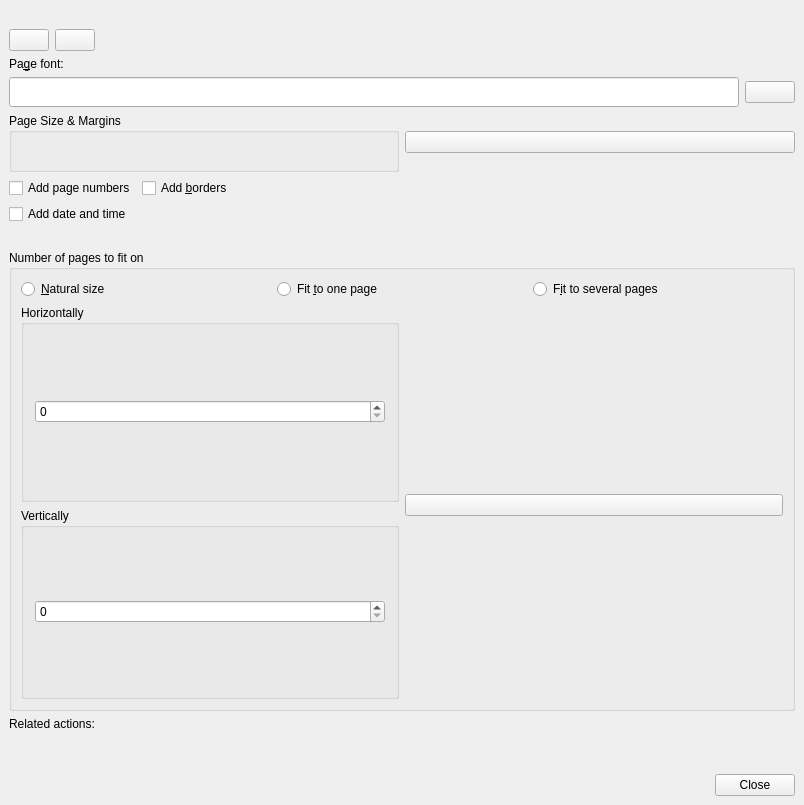
<?xml version="1.0" encoding="UTF-8"?>
<ui version="4.0">
 <class>KGVSimplePrintingPageSetupBase</class>
 <widget class="QWidget" name="KGVSimplePrintingPageSetupBase">
  <property name="geometry">
   <rect>
    <x>0</x>
    <y>0</y>
    <width>804</width>
    <height>805</height>
   </rect>
  </property>
  <property name="sizePolicy">
   <sizepolicy hsizetype="Expanding" vsizetype="Expanding">
    <horstretch>0</horstretch>
    <verstretch>0</verstretch>
   </sizepolicy>
  </property>
  <property name="minimumSize">
   <size>
    <width>0</width>
    <height>0</height>
   </size>
  </property>
  <property name="baseSize">
   <size>
    <width>0</width>
    <height>0</height>
   </size>
  </property>
  <property name="focusPolicy">
   <enum>Qt::WheelFocus</enum>
  </property>
  <property name="windowTitle">
   <string>.</string>
  </property>
  <property name="windowIcon">
   <iconset>
    <normaloff>kgraphviewer-bev.png</normaloff>kgraphviewer-bev.png</iconset>
  </property>
  <layout class="QVBoxLayout">
   <property name="spacing">
    <number>6</number>
   </property>
   <property name="leftMargin">
    <number>9</number>
   </property>
   <property name="topMargin">
    <number>9</number>
   </property>
   <property name="rightMargin">
    <number>9</number>
   </property>
   <property name="bottomMargin">
    <number>9</number>
   </property>
   <item>
    <layout class="QVBoxLayout">
     <property name="spacing">
      <number>6</number>
     </property>
     <property name="leftMargin">
      <number>0</number>
     </property>
     <property name="topMargin">
      <number>0</number>
     </property>
     <property name="rightMargin">
      <number>0</number>
     </property>
     <property name="bottomMargin">
      <number>0</number>
     </property>
     <item>
      <layout class="QVBoxLayout">
       <property name="spacing">
        <number>6</number>
       </property>
       <property name="leftMargin">
        <number>0</number>
       </property>
       <property name="topMargin">
        <number>0</number>
       </property>
       <property name="rightMargin">
        <number>0</number>
       </property>
       <property name="bottomMargin">
        <number>0</number>
       </property>
       <item>
        <layout class="QVBoxLayout">
         <property name="spacing">
          <number>6</number>
         </property>
         <property name="leftMargin">
          <number>0</number>
         </property>
         <property name="topMargin">
          <number>0</number>
         </property>
         <property name="rightMargin">
          <number>0</number>
         </property>
         <property name="bottomMargin">
          <number>0</number>
         </property>
         <item>
          <layout class="QVBoxLayout">
           <property name="spacing">
            <number>6</number>
           </property>
           <property name="leftMargin">
            <number>0</number>
           </property>
           <property name="topMargin">
            <number>0</number>
           </property>
           <property name="rightMargin">
            <number>0</number>
           </property>
           <property name="bottomMargin">
            <number>0</number>
           </property>
           <item>
            <layout class="QVBoxLayout">
             <property name="spacing">
              <number>6</number>
             </property>
             <property name="leftMargin">
              <number>0</number>
             </property>
             <property name="topMargin">
              <number>0</number>
             </property>
             <property name="rightMargin">
              <number>0</number>
             </property>
             <property name="bottomMargin">
              <number>0</number>
             </property>
             <item>
              <layout class="QVBoxLayout">
               <property name="spacing">
                <number>6</number>
               </property>
               <property name="leftMargin">
                <number>0</number>
               </property>
               <property name="topMargin">
                <number>0</number>
               </property>
               <property name="rightMargin">
                <number>0</number>
               </property>
               <property name="bottomMargin">
                <number>0</number>
               </property>
               <item>
                <widget class="QLabel" name="captionLabel">
                 <property name="buddy">
                  <cstring>headerTitleLineEdit</cstring>
                 </property>
                </widget>
               </item>
               <item>
                <layout class="QHBoxLayout">
                 <property name="spacing">
                  <number>6</number>
                 </property>
                 <property name="leftMargin">
                  <number>0</number>
                 </property>
                 <property name="topMargin">
                  <number>0</number>
                 </property>
                 <property name="rightMargin">
                  <number>0</number>
                 </property>
                 <property name="bottomMargin">
                  <number>0</number>
                 </property>
                 <item>
                  <widget class="QPushButton" name="printButton"/>
                 </item>
                 <item>
                  <widget class="QPushButton" name="printPreviewButton"/>
                 </item>
                 <item>
                  <spacer>
                   <property name="orientation">
                    <enum>Qt::Horizontal</enum>
                   </property>
                   <property name="sizeType">
                    <enum>QSizePolicy::Expanding</enum>
                   </property>
                   <property name="sizeHint" stdset="0">
                    <size>
                     <width>278</width>
                     <height>20</height>
                    </size>
                   </property>
                  </spacer>
                 </item>
                </layout>
               </item>
              </layout>
             </item>
             <item>
              <widget class="QLabel" name="textLabel2">
               <property name="text">
                <string>Pa&amp;ge font:</string>
               </property>
               <property name="alignment">
                <set>Qt::AlignBottom</set>
               </property>
               <property name="buddy">
                <cstring>headerTitleLineEdit</cstring>
               </property>
              </widget>
             </item>
            </layout>
           </item>
           <item>
            <layout class="QHBoxLayout">
             <property name="spacing">
              <number>6</number>
             </property>
             <property name="leftMargin">
              <number>0</number>
             </property>
             <property name="topMargin">
              <number>0</number>
             </property>
             <property name="rightMargin">
              <number>0</number>
             </property>
             <property name="bottomMargin">
              <number>0</number>
             </property>
             <item>
              <widget class="QLineEdit" name="headerTitleLineEdit">
               <property name="minimumSize">
                <size>
                 <width>220</width>
                 <height>30</height>
                </size>
               </property>
               <property name="maximumSize">
                <size>
                 <width>16777215</width>
                 <height>16777215</height>
                </size>
               </property>
              </widget>
             </item>
             <item>
              <widget class="QPushButton" name="headerTitleFontButton">
               <property name="minimumSize">
                <size>
                 <width>50</width>
                 <height>0</height>
                </size>
               </property>
              </widget>
             </item>
            </layout>
           </item>
          </layout>
         </item>
         <item>
          <layout class="QHBoxLayout">
           <property name="spacing">
            <number>6</number>
           </property>
           <property name="leftMargin">
            <number>0</number>
           </property>
           <property name="topMargin">
            <number>0</number>
           </property>
           <property name="rightMargin">
            <number>0</number>
           </property>
           <property name="bottomMargin">
            <number>0</number>
           </property>
           <item>
            <widget class="QGroupBox" name="groupBox1">
             <property name="title">
              <string>Page Size &amp;&amp; Margins</string>
             </property>
             <layout class="QVBoxLayout">
              <property name="spacing">
               <number>6</number>
              </property>
              <property name="leftMargin">
               <number>11</number>
              </property>
              <property name="topMargin">
               <number>11</number>
              </property>
              <property name="rightMargin">
               <number>11</number>
              </property>
              <property name="bottomMargin">
               <number>11</number>
              </property>
              <item>
               <widget class="QLabel" name="pageSizeAndMarginsLabel">
                <property name="minimumSize">
                 <size>
                  <width>200</width>
                  <height>0</height>
                 </size>
                </property>
                <property name="maximumSize">
                 <size>
                  <width>200</width>
                  <height>32767</height>
                 </size>
                </property>
                <property name="text">
                 <string/>
                </property>
               </widget>
              </item>
             </layout>
            </widget>
           </item>
           <item>
            <widget class="QPushButton" name="changePageSizeAndMarginsButton">
             <property name="minimumSize">
              <size>
               <width>50</width>
               <height>20</height>
              </size>
             </property>
            </widget>
           </item>
          </layout>
         </item>
        </layout>
       </item>
       <item>
        <layout class="QGridLayout">
         <property name="leftMargin">
          <number>0</number>
         </property>
         <property name="topMargin">
          <number>0</number>
         </property>
         <property name="rightMargin">
          <number>0</number>
         </property>
         <property name="bottomMargin">
          <number>0</number>
         </property>
         <property name="spacing">
          <number>6</number>
         </property>
         <item row="0" column="1">
          <widget class="QCheckBox" name="addTableBordersCheckbox">
           <property name="text">
            <string>Add &amp;borders</string>
           </property>
          </widget>
         </item>
         <item row="1" column="0">
          <widget class="QCheckBox" name="addDateTimeCheckbox">
           <property name="text">
            <string>Add date and time</string>
           </property>
           <property name="shortcut">
            <string/>
           </property>
          </widget>
         </item>
         <item row="0" column="2" rowspan="2">
          <spacer>
           <property name="orientation">
            <enum>Qt::Horizontal</enum>
           </property>
           <property name="sizeType">
            <enum>QSizePolicy::Expanding</enum>
           </property>
           <property name="sizeHint" stdset="0">
            <size>
             <width>91</width>
             <height>21</height>
            </size>
           </property>
          </spacer>
         </item>
         <item row="0" column="0">
          <widget class="QCheckBox" name="addPageNumbersCheckbox">
           <property name="text">
            <string>Add page numbers</string>
           </property>
           <property name="shortcut">
            <string/>
           </property>
          </widget>
         </item>
        </layout>
       </item>
      </layout>
     </item>
     <item>
      <widget class="QLabel" name="iconLabel">
       <property name="text">
        <string/>
       </property>
       <property name="alignment">
        <set>Qt::AlignVCenter</set>
       </property>
      </widget>
     </item>
     <item>
      <widget class="QGroupBox" name="groupBox4">
       <property name="title">
        <string>Number of pages to fit on</string>
       </property>
       <layout class="QGridLayout">
        <property name="leftMargin">
         <number>9</number>
        </property>
        <property name="topMargin">
         <number>9</number>
        </property>
        <property name="rightMargin">
         <number>9</number>
        </property>
        <property name="bottomMargin">
         <number>9</number>
        </property>
        <property name="spacing">
         <number>6</number>
        </property>
        <item row="4" column="1">
         <spacer>
          <property name="orientation">
           <enum>Qt::Vertical</enum>
          </property>
          <property name="sizeHint" stdset="0">
           <size>
            <width>20</width>
            <height>40</height>
           </size>
          </property>
         </spacer>
        </item>
        <item row="1" column="1">
         <spacer>
          <property name="orientation">
           <enum>Qt::Vertical</enum>
          </property>
          <property name="sizeHint" stdset="0">
           <size>
            <width>20</width>
            <height>21</height>
           </size>
          </property>
         </spacer>
        </item>
        <item row="1" column="0" rowspan="2">
         <widget class="QGroupBox" name="groupBox2">
          <property name="sizePolicy">
           <sizepolicy hsizetype="Minimum" vsizetype="Minimum">
            <horstretch>0</horstretch>
            <verstretch>0</verstretch>
           </sizepolicy>
          </property>
          <property name="title">
           <string>Horizontally</string>
          </property>
          <layout class="QVBoxLayout" name="verticalLayout_2">
           <item>
            <widget class="QSpinBox" name="horizFitNumInput"/>
           </item>
          </layout>
         </widget>
        </item>
        <item row="3" column="0" rowspan="2">
         <widget class="QGroupBox" name="groupBox3">
          <property name="sizePolicy">
           <sizepolicy hsizetype="Minimum" vsizetype="Minimum">
            <horstretch>0</horstretch>
            <verstretch>0</verstretch>
           </sizepolicy>
          </property>
          <property name="title">
           <string>Vertically</string>
          </property>
          <layout class="QVBoxLayout" name="verticalLayout">
           <item>
            <widget class="QSpinBox" name="vertFitNumInput"/>
           </item>
          </layout>
         </widget>
        </item>
        <item row="2" column="1" rowspan="2">
         <widget class="QPushButton" name="maintainAspectButton">
          <property name="text">
           <string/>
          </property>
          <property name="icon">
           <iconset>
            <normaloff>.</normaloff>.</iconset>
          </property>
         </widget>
        </item>
        <item row="0" column="0" colspan="2">
         <layout class="QHBoxLayout">
          <property name="spacing">
           <number>6</number>
          </property>
          <property name="leftMargin">
           <number>0</number>
          </property>
          <property name="topMargin">
           <number>0</number>
          </property>
          <property name="rightMargin">
           <number>0</number>
          </property>
          <property name="bottomMargin">
           <number>0</number>
          </property>
          <item>
           <widget class="QRadioButton" name="naturalSizeRadioButton">
            <property name="text">
             <string>&amp;Natural size</string>
            </property>
           </widget>
          </item>
          <item>
           <widget class="QRadioButton" name="fitToOnePageRadioButton">
            <property name="text">
             <string>Fit &amp;to one page</string>
            </property>
           </widget>
          </item>
          <item>
           <widget class="QRadioButton" name="fitToSeveralPagesRadioButton">
            <property name="text">
             <string>F&amp;it to several pages</string>
            </property>
           </widget>
          </item>
         </layout>
        </item>
       </layout>
      </widget>
     </item>
     <item>
      <layout class="QVBoxLayout">
       <property name="spacing">
        <number>6</number>
       </property>
       <property name="leftMargin">
        <number>0</number>
       </property>
       <property name="topMargin">
        <number>0</number>
       </property>
       <property name="rightMargin">
        <number>0</number>
       </property>
       <property name="bottomMargin">
        <number>0</number>
       </property>
       <item>
        <layout class="QHBoxLayout">
         <property name="spacing">
          <number>6</number>
         </property>
         <property name="leftMargin">
          <number>0</number>
         </property>
         <property name="topMargin">
          <number>0</number>
         </property>
         <property name="rightMargin">
          <number>0</number>
         </property>
         <property name="bottomMargin">
          <number>0</number>
         </property>
         <item>
          <widget class="QLabel" name="textLabel6">
           <property name="text">
            <string>Related actions:</string>
           </property>
          </widget>
         </item>
        </layout>
       </item>
       <item>
        <widget class="KUrlLabel" name="saveSetupLink">
         <property name="sizePolicy">
          <sizepolicy hsizetype="Fixed" vsizetype="Fixed">
           <horstretch>0</horstretch>
           <verstretch>0</verstretch>
          </sizepolicy>
         </property>
         <property name="minimumSize">
          <size>
           <width>495</width>
           <height>31</height>
          </size>
         </property>
         <property name="focusPolicy">
          <enum>Qt::WheelFocus</enum>
         </property>
        </widget>
       </item>
      </layout>
     </item>
     <item>
      <widget class="QDialogButtonBox" name="buttonBox">
       <property name="standardButtons">
        <set>QDialogButtonBox::Close</set>
       </property>
      </widget>
     </item>
    </layout>
   </item>
  </layout>
 </widget>
 <layoutdefault spacing="6" margin="11"/>
 <customwidgets>
  <customwidget>
   <class>KUrlLabel</class>
   <extends>QLabel</extends>
   <header>kurllabel.h</header>
  </customwidget>
 </customwidgets>
 <tabstops>
  <tabstop>printButton</tabstop>
  <tabstop>printPreviewButton</tabstop>
  <tabstop>headerTitleFontButton</tabstop>
  <tabstop>changePageSizeAndMarginsButton</tabstop>
  <tabstop>addPageNumbersCheckbox</tabstop>
  <tabstop>addTableBordersCheckbox</tabstop>
  <tabstop>addDateTimeCheckbox</tabstop>
  <tabstop>naturalSizeRadioButton</tabstop>
  <tabstop>fitToOnePageRadioButton</tabstop>
  <tabstop>fitToSeveralPagesRadioButton</tabstop>
  <tabstop>horizFitNumInput</tabstop>
  <tabstop>vertFitNumInput</tabstop>
  <tabstop>maintainAspectButton</tabstop>
  <tabstop>saveSetupLink</tabstop>
  <tabstop>headerTitleLineEdit</tabstop>
 </tabstops>
 <resources/>
 <connections/>
</ui>
